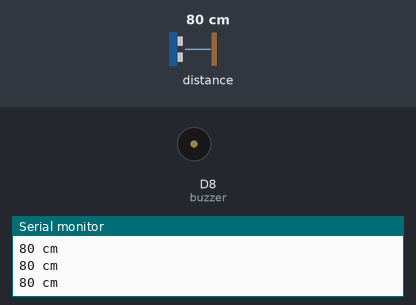
A sketch run on a simulated ESP8266 (NodeMCU). Shown: buzzer (waves = sounding), the last lines printed to the serial monitor. Wiring (inferred from the names in the program): ultrasonic range finder: trigger D4; echo D3. The inputs (shaded band) are chosen by the test bench; at power-on: distance to the obstacle 80 cm. The echo pulse lasts 58.3 µs per cm.

Above: at 1.3 s.
1.4 s: distance to the obstacle set to 67 cm
2.9 s: distance to the obstacle set to 59 cm
At 3.3 s:
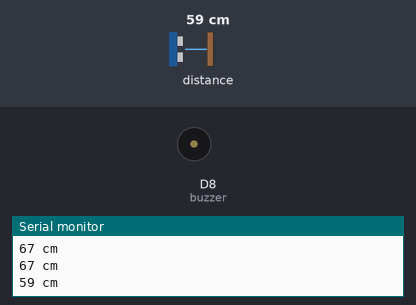
5.9 s: distance to the obstacle set to 34 cm
8.9 s: distance to the obstacle set to 27 cm
At 9.4 s:
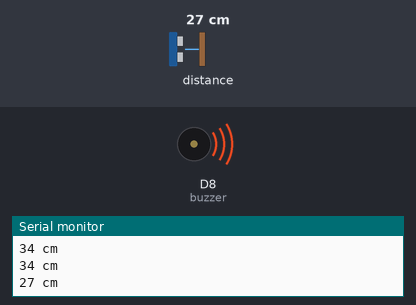
10.5 s: distance to the obstacle set to 35 cm
At 10.85 s:
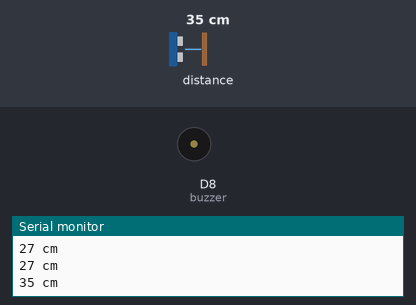
Timing chart, 0 to 14.5 s (numbered marks = the images above; inputs shaded):
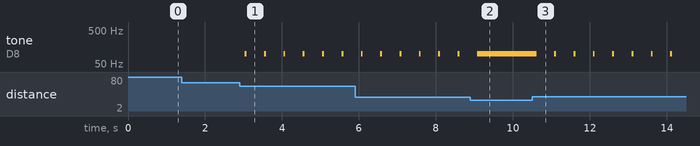

The sketch:

sensor_projeto_final_funcionando.ino
```cpp
/*
Arduino code used for the Ultrasonic Sensor Sunglasses

Jacob Gardner - 5th Grade STEM Engineering Project
*/

int trigPin = D4;  // These lines assign names to values
int echoPin = D3;  // so they can be easily identified.
int buzzer = D8;  // These are set before the code

/* This section of code below runs only one time.
 * It enables the serial monitor to see output and
 * sets the pins to input or output.
*/
void setup() {
  Serial.begin (9600);
  pinMode(trigPin, OUTPUT);
  pinMode(echoPin, INPUT);
  pinMode(buzzer, OUTPUT);
}

/* The remaining part of the code runs in a constant loop.
 * It triggers the ultrasonic sensor and calculates the
 * time it took for the sound waves to return.  It converts
 * the time in milliseconds into distance in centimeters.
 */
void loop() {
  long duration, distance;
  digitalWrite(trigPin, LOW);
  delayMicroseconds(2);
  digitalWrite(trigPin, HIGH);
  delayMicroseconds(10);
  digitalWrite(trigPin, LOW);
  duration = pulseIn(echoPin, HIGH);
  distance = (duration/2) / 29.1;
  Serial.print(distance);
    Serial.println(" cm");

// This part of the code below determines whether to
// beep depending on the distance detected. If the object
// is within 62 start the beeps.

if (distance > 30 and distance < 62) {
    tone(buzzer,100,50);  // Intermitten beeps
    }
    if (distance > 0 and distance < 31) {
    tone(buzzer,100); // Long solid beep
  }
  else {
    }
  delay (500);

}
```

Measured:
- the behaviour switches between 62 and 61 cm on distance to the obstacle (found by bisection; images 0 and 1)
- the behaviour switches between 31 and 30 cm on distance to the obstacle (found by bisection; images 1 and 2)
- after the input at 2.9 s, tone on D8 (buzzer): alternates 100 Hz for 0.05 s and silent for 0.45 s, starting after 0.13 s
- after the input at 8.9 s, tone on D8 (buzzer): goes on until 9.1 s, then stays 100 Hz
- after the input at 10.5 s, tone on D8 (buzzer): alternates 100 Hz for 0.05 s and silent for 0.45 s, starting after 0.13 s
